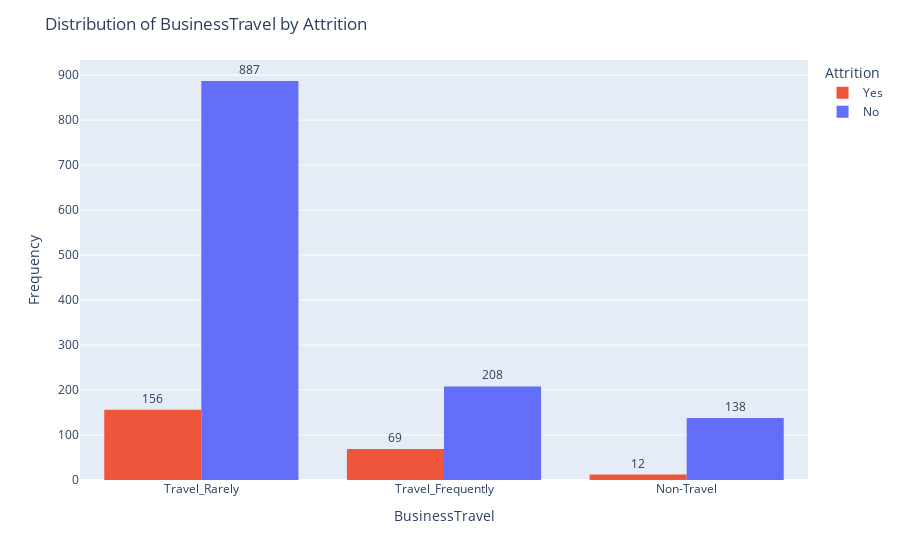
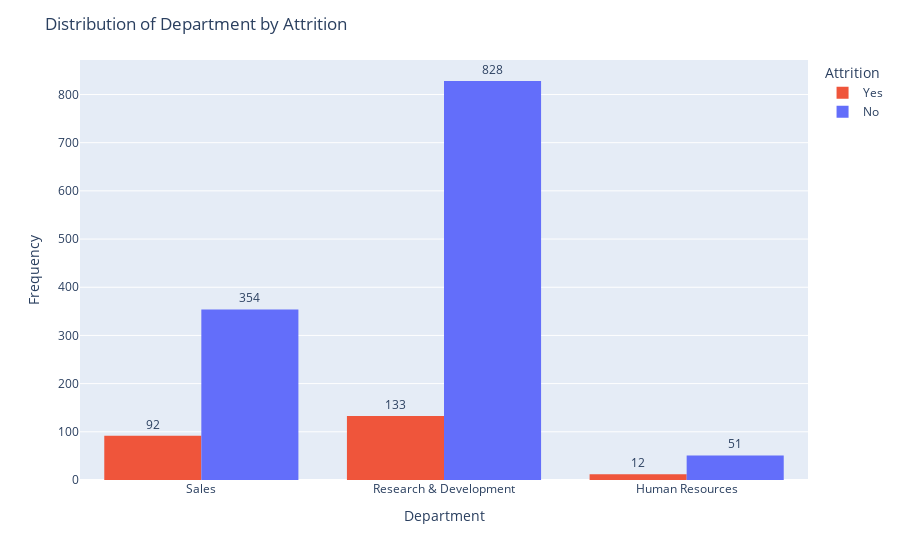
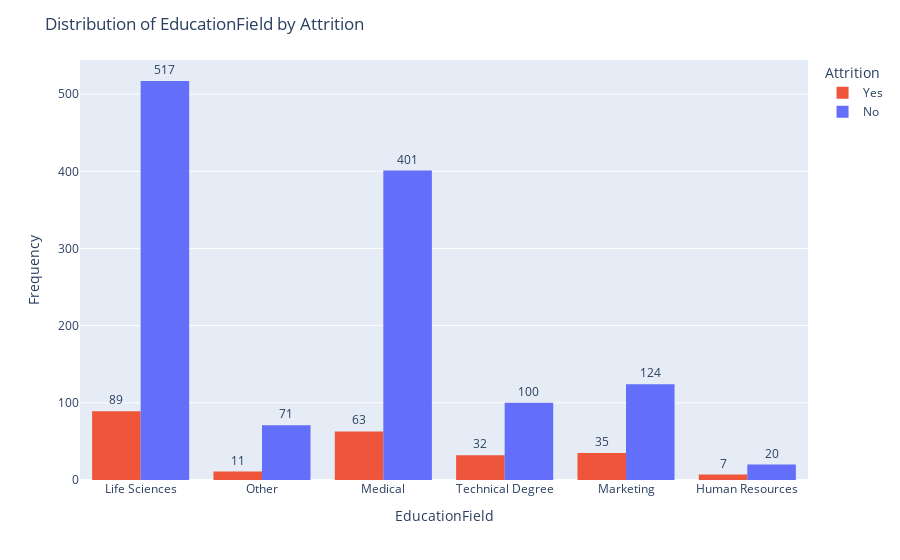

Notebook code for these charts, in order:
### Code cell
# Plotting the distribution of each object column grouped by Attrition
for column in obj_columns.columns:
    fig = px.histogram(df, x=column, color='Attrition', barmode='group', text_auto=True, color_discrete_sequence=[px.colors.qualitative.Plotly[1],px.colors.qualitative.Plotly[0]])
    fig.update_layout(
        title=f"Distribution of {column} by Attrition",
        xaxis_title=column,
        yaxis_title="Frequency",
        # width=600,
        # height=400,
        showlegend=True
    )
    fig.update_traces(textposition='outside')
    fig.show()

### Figure 1 — Plotly figure (JSON) as saved in the notebook; plotly's stock layout.template omitted (floating-point values rounded to 4 significant figures; data arrays with more than 128 entries replaced by an {"elided": "..."} marker saying what was removed)
{"data": [{"alignmentgroup": "True", "bingroup": "x", "hovertemplate": "Attrition=Yes<br>BusinessTravel=%{x}<br>count=%{y}<extra></extra>", "legendgroup": "Yes", "marker": {"color": "#EF553B", "pattern": {"shape": ""}}, "name": "Yes", "offsetgroup": "Yes", "orientation": "v", "showlegend": true, "texttemplate": "%{value}", "x": {"elided": "237 str values"}, "xaxis": "x", "yaxis": "y", "type": "histogram", "textposition": "outside"}, {"alignmentgroup": "True", "bingroup": "x", "hovertemplate": "Attrition=No<br>BusinessTravel=%{x}<br>count=%{y}<extra></extra>", "legendgroup": "No", "marker": {"color": "#636EFA", "pattern": {"shape": ""}}, "name": "No", "offsetgroup": "No", "orientation": "v", "showlegend": true, "texttemplate": "%{value}", "x": {"elided": "1233 str values"}, "xaxis": "x", "yaxis": "y", "type": "histogram", "textposition": "outside"}], "layout": {"xaxis": {"anchor": "y", "domain": [0, 1], "title": {"text": "BusinessTravel"}}, "yaxis": {"anchor": "x", "domain": [0, 1], "title": {"text": "Frequency"}}, "legend": {"title": {"text": "Attrition"}, "tracegroupgap": 0}, "margin": {"t": 60}, "barmode": "group", "title": {"text": "Distribution of BusinessTravel by Attrition"}, "showlegend": true}}

### Figure 2 — Plotly figure (JSON) as saved in the notebook; plotly's stock layout.template omitted (floating-point values rounded to 4 significant figures; data arrays with more than 128 entries replaced by an {"elided": "..."} marker saying what was removed)
{"data": [{"alignmentgroup": "True", "bingroup": "x", "hovertemplate": "Attrition=Yes<br>Department=%{x}<br>count=%{y}<extra></extra>", "legendgroup": "Yes", "marker": {"color": "#EF553B", "pattern": {"shape": ""}}, "name": "Yes", "offsetgroup": "Yes", "orientation": "v", "showlegend": true, "texttemplate": "%{value}", "x": {"elided": "237 str values"}, "xaxis": "x", "yaxis": "y", "type": "histogram", "textposition": "outside"}, {"alignmentgroup": "True", "bingroup": "x", "hovertemplate": "Attrition=No<br>Department=%{x}<br>count=%{y}<extra></extra>", "legendgroup": "No", "marker": {"color": "#636EFA", "pattern": {"shape": ""}}, "name": "No", "offsetgroup": "No", "orientation": "v", "showlegend": true, "texttemplate": "%{value}", "x": {"elided": "1233 str values"}, "xaxis": "x", "yaxis": "y", "type": "histogram", "textposition": "outside"}], "layout": {"xaxis": {"anchor": "y", "domain": [0, 1], "title": {"text": "Department"}}, "yaxis": {"anchor": "x", "domain": [0, 1], "title": {"text": "Frequency"}}, "legend": {"title": {"text": "Attrition"}, "tracegroupgap": 0}, "margin": {"t": 60}, "barmode": "group", "title": {"text": "Distribution of Department by Attrition"}, "showlegend": true}}

### Figure 3 — Plotly figure (JSON) as saved in the notebook; plotly's stock layout.template omitted (floating-point values rounded to 4 significant figures; data arrays with more than 128 entries replaced by an {"elided": "..."} marker saying what was removed)
{"data": [{"alignmentgroup": "True", "bingroup": "x", "hovertemplate": "Attrition=Yes<br>EducationField=%{x}<br>count=%{y}<extra></extra>", "legendgroup": "Yes", "marker": {"color": "#EF553B", "pattern": {"shape": ""}}, "name": "Yes", "offsetgroup": "Yes", "orientation": "v", "showlegend": true, "texttemplate": "%{value}", "x": {"elided": "237 str values"}, "xaxis": "x", "yaxis": "y", "type": "histogram", "textposition": "outside"}, {"alignmentgroup": "True", "bingroup": "x", "hovertemplate": "Attrition=No<br>EducationField=%{x}<br>count=%{y}<extra></extra>", "legendgroup": "No", "marker": {"color": "#636EFA", "pattern": {"shape": ""}}, "name": "No", "offsetgroup": "No", "orientation": "v", "showlegend": true, "texttemplate": "%{value}", "x": {"elided": "1233 str values"}, "xaxis": "x", "yaxis": "y", "type": "histogram", "textposition": "outside"}], "layout": {"xaxis": {"anchor": "y", "domain": [0, 1], "title": {"text": "EducationField"}}, "yaxis": {"anchor": "x", "domain": [0, 1], "title": {"text": "Frequency"}}, "legend": {"title": {"text": "Attrition"}, "tracegroupgap": 0}, "margin": {"t": 60}, "barmode": "group", "title": {"text": "Distribution of EducationField by Attrition"}, "showlegend": true}}
